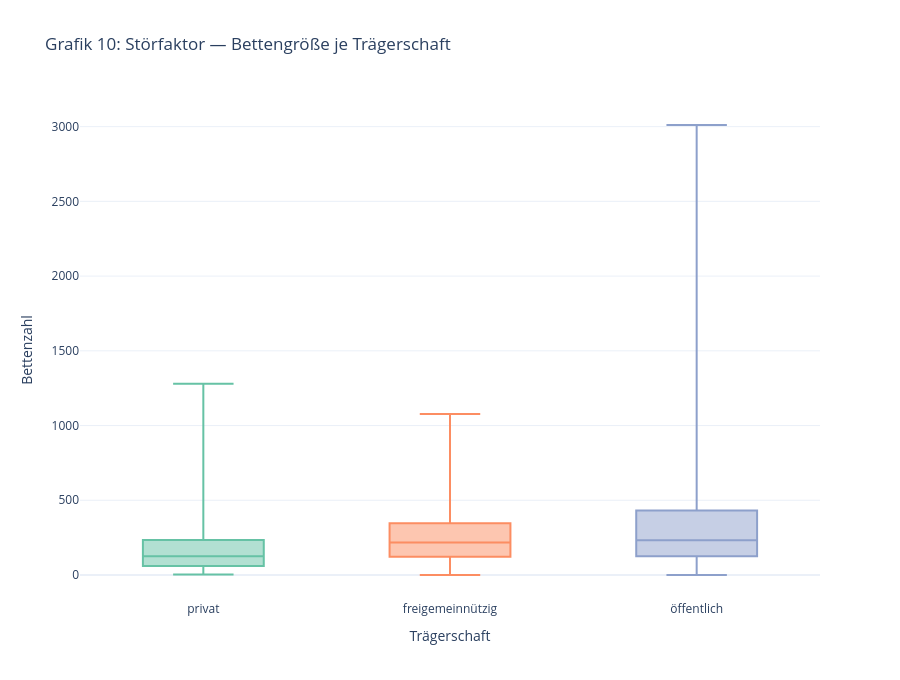

The code cell stored with this chart in its notebook:
### Markdown cell above
### Grafik 10 — Störfaktor: Bettengröße je Trägerschaft
Boxplot der Bettenzahl getrennt nach Trägerart. Prüft den Störfaktor hinter dem Trägerschaftsbefund: Wenn private Häuser systematisch kleiner sind, könnte der Trägereffekt (Grafik 3) in Wirklichkeit ein Größeneffekt sein.

### Code cell
# ── Grafik 10: Störfaktor Träger × Bettengröße (interaktiv, mit Hover) ────
df_clean = df.dropna(subset=["KH.Träger.Art"])
order = df_clean.groupby("KH.Träger.Art")["SO.Betten"].median().sort_values().index

# Set2-Palette (wie bisher via seaborn) manuell nachgebildet, je Trägerart eine eigene Farbe
set2_farben = {"privat": "#66c2a5", "freigemeinnützig": "#fc8d62", "öffentlich": "#8da0cb"}

fig = go.Figure()
for t in order:
    fig.add_trace(go.Box(
        y=df_clean[df_clean["KH.Träger.Art"] == t]["SO.Betten"],
        name=t, marker_color=set2_farben.get(t, "#999999"),
        boxpoints=False, showlegend=False,
    ))

fig.update_layout(
    title="Grafik 10: Störfaktor — Bettengröße je Trägerschaft",
    xaxis_title="Trägerschaft", yaxis_title="Bettenzahl",
    template="plotly_white",
    width=900, height=680,
)
fig.show()

for t in order:
    m = df_clean[df_clean["KH.Träger.Art"]==t]["SO.Betten"].median()
    print(f"  {t:20s}: Median {m:.0f} Betten")
print("\n📌 Störfaktor-Check: Wenn Träger mit Qualitätsproblemen auch größer/kleiner sind, "
      "muss der Trägereffekt mit Vorsicht interpretiert werden. Zum Ablesen genauer Werte: Maus über die Box bewegen.")

### Figure 1 — Plotly figure (JSON) as saved in the notebook; plotly's stock layout.template omitted (floating-point values rounded to 4 significant figures; data arrays with more than 128 entries replaced by an {"elided": "..."} marker saying what was removed)
{"data": [{"boxpoints": false, "marker": {"color": "#66c2a5"}, "name": "privat", "showlegend": false, "type": "box", "y": {"elided": "503 int values"}}, {"boxpoints": false, "marker": {"color": "#fc8d62"}, "name": "freigemeinnützig", "showlegend": false, "type": "box", "y": {"elided": "608 int values"}}, {"boxpoints": false, "marker": {"color": "#8da0cb"}, "name": "öffentlich", "showlegend": false, "type": "box", "y": {"elided": "685 int values"}}], "layout": {"height": 680, "title": {"text": "Grafik 10: Störfaktor — Bettengröße je Trägerschaft"}, "width": 900, "xaxis": {"title": {"text": "Trägerschaft"}}, "yaxis": {"title": {"text": "Bettenzahl"}}}}
